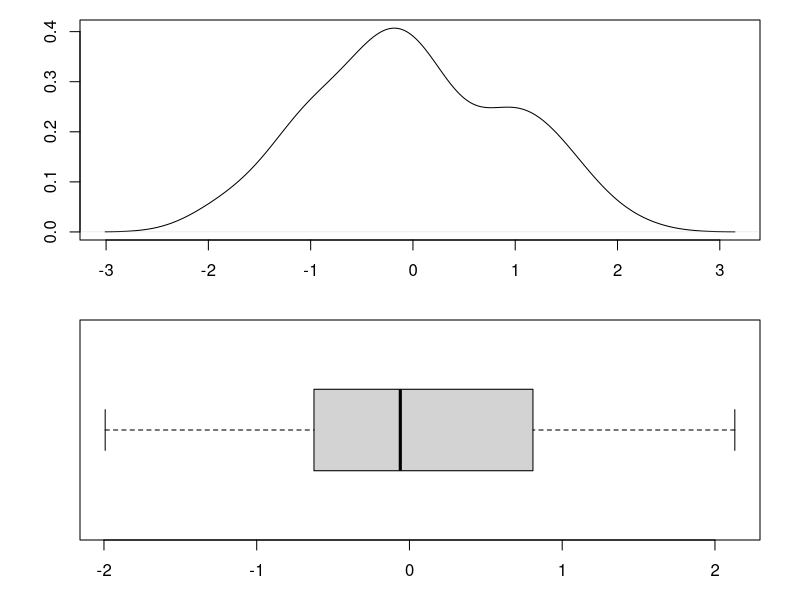

This figure's R source:
## ---- chunk 1
data=rnorm(100)
par(mfrow=c(2,1))
par(mar=c(3,4,1,2))
plot(density(data), main = "", ylab ="", xlab ="")
boxplot(data, horizontal = T)
par(mfrow=c(1,1))
mean_data = mean(data)
